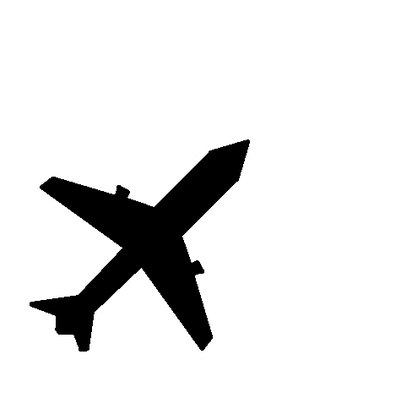
%> input picture HWs/HW5/Q3/image2.png, 401 x 420 px, shrunk from 475 x 497 before the run
$ octave main.m   (GNU Octave 9; MATLAB toolbox functions it lacks are replaced by stand-ins)
%> lines starting %> are read from the running program, lines starting %| are printed output that depends on the picture
### HWs/HW5/Q3/a.m
function x = a(img)
% this function perform part 'a' of question 3
% this function change coordinates of image to cartesian coordinate
% input: img: original hand make image
% output: x: changed coordinate image based on hand make image
[x1,x2] = find(img == 0);
%> x1 = 14881 values from 141 to 351; x2 = 14881 values from 31 to 249
changedX1 = size(img,1) - x1 ;
x = [x2 , changedX1] ;
end

### HWs/HW5/Q3/b.m
function b(x,img)
% this function perform part 'b' of question 3
% this function first calculate mean and covariance of image vectors
% after that calculate eigen values and eigen vector
% then sort eigen vector base on eigen value
% after that calculate matrix A and finaly calculate transform function
% and at the end, plot 4 images base on book
% input: x:changed coordinate image based on hand make image , img:original hand make image
% output: there is no output
    x1 = x(:,1);
    x2 = x(:,2);
    Mx = mean(x);
%> Mx = [147.2 177.1]
    Cx = cov(x);
%> Cx = [2575.7 831.1; 831.1 2562.6]
    [eigenVector,eigenValue] = eig(Cx);
%> eigenVector = [0.704 -0.71; -0.71 -0.704]; eigenValue = [1738 0; 0 3400.3]

    for i=1:size(eigenValue,1)
        for j=i+1:size(eigenValue,1)
            if eigenValue(i,i) < eigenValue(j,j)
                temp = eigenVector(i,:);
                eigenVector(i,:) = eigenVector(j,:);
                eigenVector(j,:) = temp(1,:) ;
            end
        end
    end
%> after the loop, eigenVector = [-0.71 -0.704; 0.704 -0.71]; temp = [0.704 -0.71]

    for i=1:size(eigenValue,1)
        temp = eigenVector(i,1);
        eigenVector(i,1) = eigenVector(i,2);
        eigenVector(i,2) = temp;
    end
%> this loop made 2 passes
%> temp on passes 1 to 2: -0.71, 0.704
%> after the loop, eigenVector = [-0.704 -0.71; -0.71 0.704]

    A = eigenVector;
%> A = [-0.704 -0.71; -0.71 0.704]

    MxCopy = zeros(size(x,1) , 2);

    for i=1:size(MxCopy,1)
        MxCopy(i,1) = Mx(1,1);
        MxCopy(i,2) = Mx(1,2);
    end

    y = round((x - MxCopy) * A);
    y1 = y(:,1) * -1;
    y2 = y(:,2);

    figure;
    subplot(2,2,1);
    swarmchart(x1,x2,'black');
%> (this line was passed over: swarmchart is not available in this run)
    axis on;
    xlim([0 550]);
    ylim([0 550]);
    title('an object');

    subplot(2,2,2);
    swarmchart(x1,x2,'black');
%> (this line was passed over: swarmchart is not available in this run)
    axis on;
    xlim([0 550]);
    ylim([0 550]);
    hold on;
    line([188 325],[223 360]);
    line([188 105],[223 380]);
    title('an object');


    subplot(2,2,3);
    axis on;
    axis([-400 400 -400 400]);
    line([0 0],[-400 400]);
    hold on;
    line([-400 400],[0 0]);
    swarmchart(y1,y2,'black');
%> (this line was passed over: swarmchart is not available in this run)
    hold off;
    title('transformed object');

    minY1 = min(y1);
%> minY1 = -127
    minY2 = min(y2);
%> minY2 = -116

    y1 = y1 - minY1 + 50;
    y2 = y2 - minY2 + 50;
    subplot(2,2,4);
    swarmchart(y1,y2,'black');
%> (this line was passed over: swarmchart is not available in this run)
    axis on;
    axis([0 500 0 500]);
    title('translated object');

end

### HWs/HW5/Q3/main.m
clear all;
clc;
img = rgb2gray(imread("image2.png"));

x = a(img);

b(x,img);
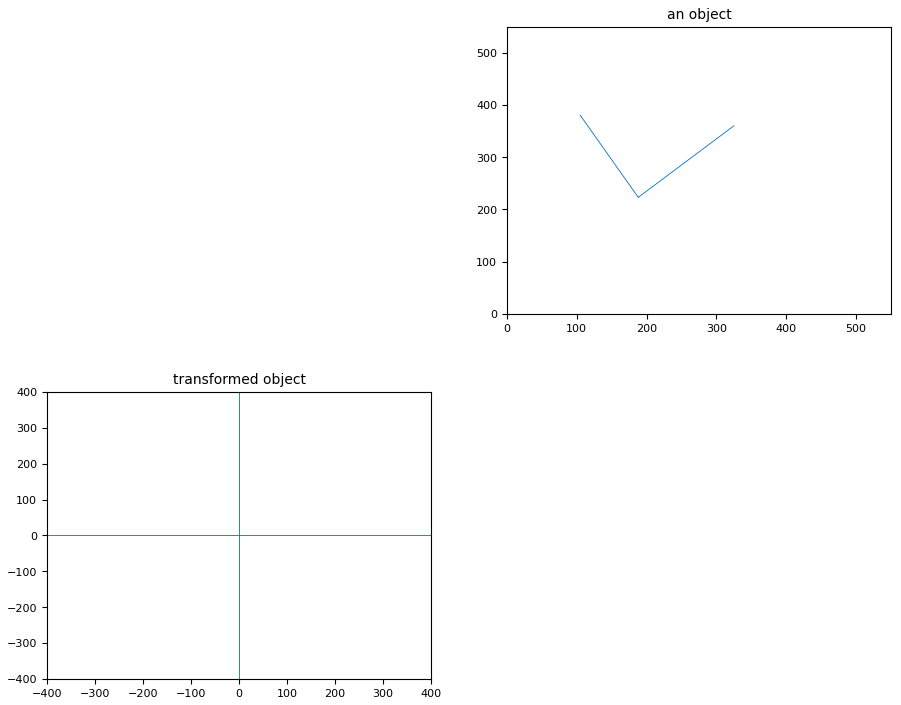
%> figure redrawn from the program's plot data, 2 panels
